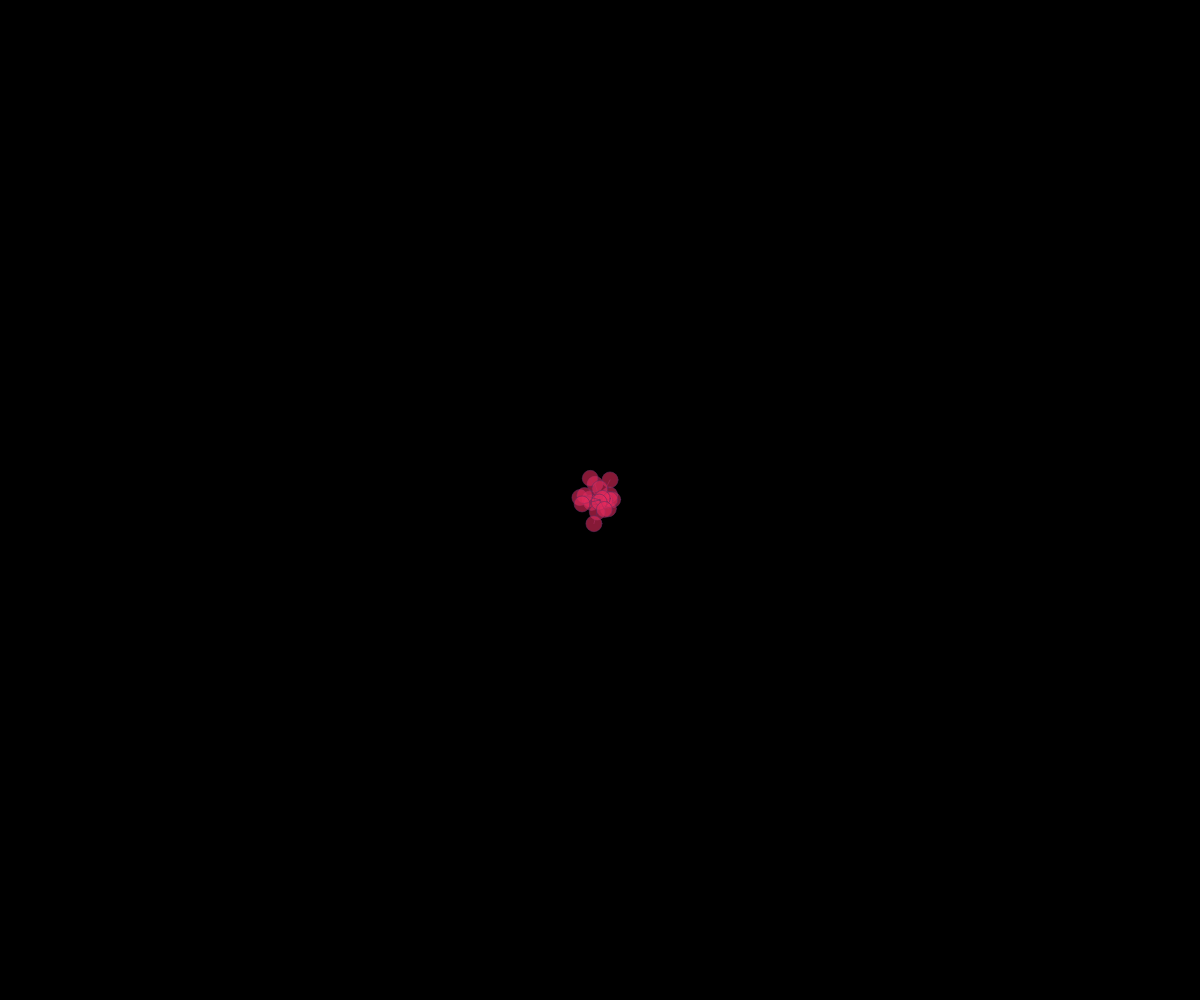
Frame 1 (no input)
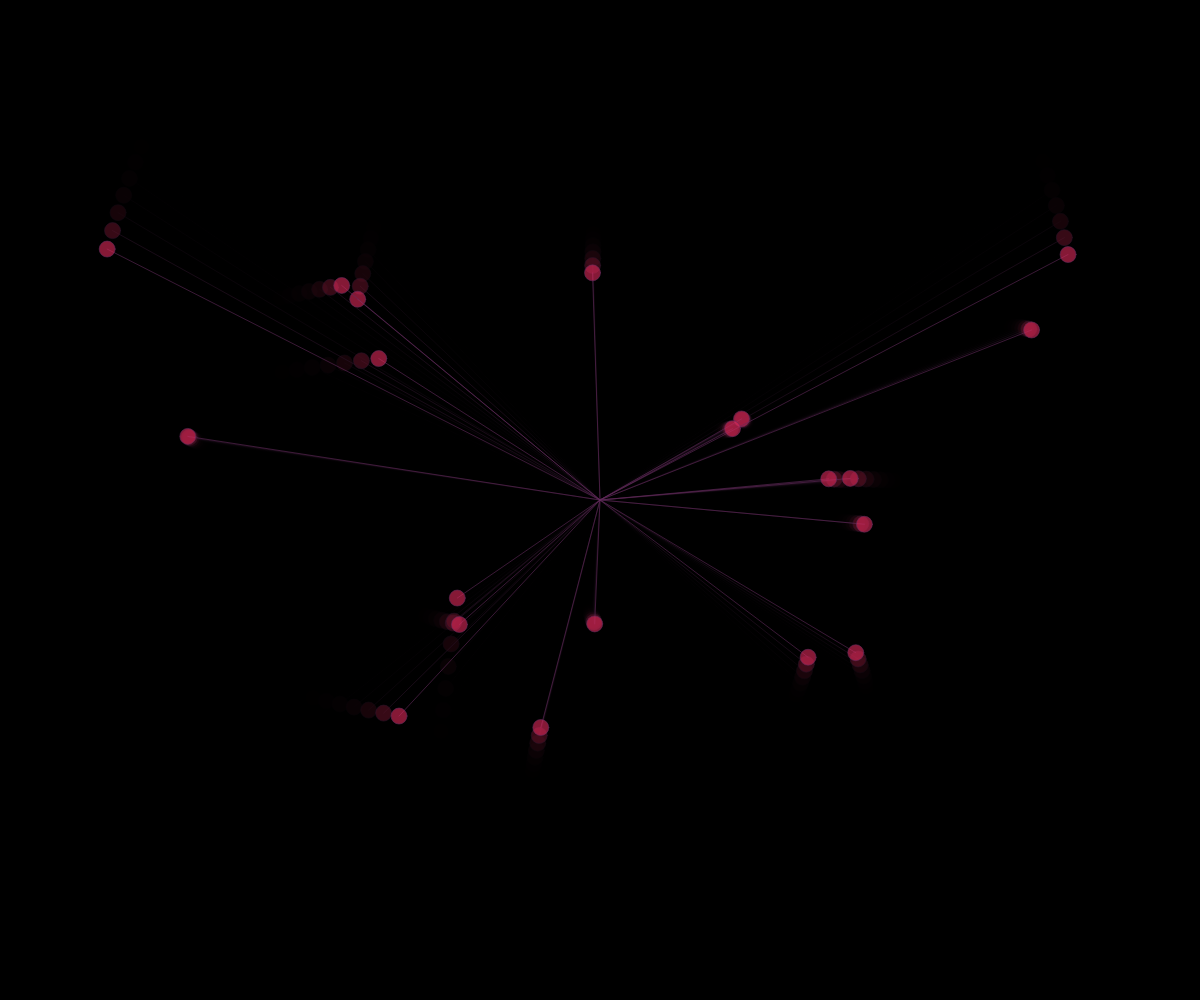
Frame 60 (no input)
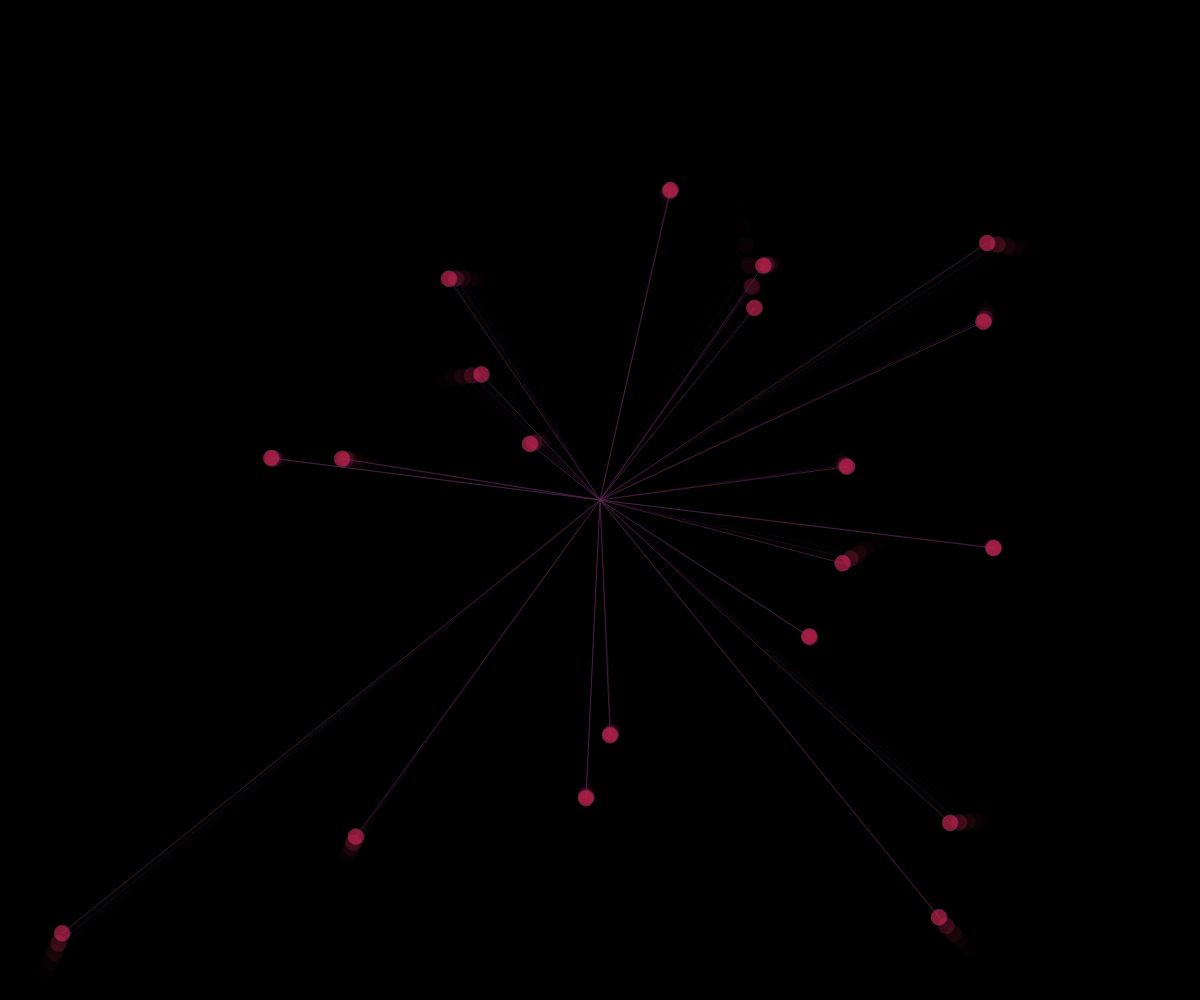
Frame 120 (the mouse pressed at the canvas centre since frame 60)

The p5.js sketch that drew these frames (run headless with seeded random() and noise() and a simulated clock; from frame 60 on, the mouse is pressed at the canvas centre):

// p5.js sketch
// ── sketch.js
// ------------------------------------------------- //
// 07/04/2018
// Evan MacHale - N00150552
// Interactive Graphics Module Year 3
// The Nature of Code by Daniel Shiffman
// Oscillation // Oscillation and Angular Velocity
// http://natureofcode.com/book/chapter-3-oscillation/
// ------------------------------------------------- //
var Mover = function() {
  // Characteristics
  this.aVelocity = createVector(random(-0.05,0.05),random(-0.05,0.05));
  this.angle = createVector();
  this.amplitude = createVector(random(width/2),random(height/2))
  // functionality/behaviours
  this.update = function() {
    this.angle.add(this.aVelocity);
  }
  this.display = function() {
    // Oscillation on x + y axes this time
    var x = this.amplitude.x * sin(this.angle.x);
    var y = this.amplitude.y * sin(this.angle.y);

    stroke(100,43,92, 150);
    fill(226,43,92, 150);

    push();
    translate(width/2,height/2);
    line(0,0,x,y);
    ellipse(x,y,16,16);
    pop();

  }
}

// ------------------------------------------------- //
var movers = []

function setup() {
  createCanvas(windowWidth,windowHeight);
  background(0);
  // Create new objects
  for (var i = 0; i < 20; i++) {
    movers[i] = new Mover();
  }
}

// ------------------------------------------------- //
function draw() {
  noStroke();
  fill(0,150);
  rect(0,0,windowWidth,windowHeight);
  // Call functionality
  for (var i = 0; i < movers.length; i++) {
    movers[i].update();
    movers[i].display();
  }
}
